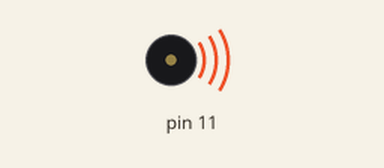
Simulated run of this sketch. Board: Arduino Uno, built with avr-gcc and run on an emulated ATmega328P. On the bench: buzzer (waves = sounding).

Above: at 0.1 s.
At 13.0 s:
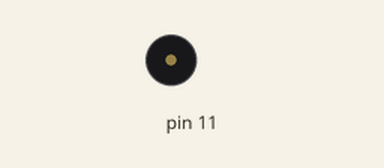
Timing chart, 0 to 14.5 s (numbered marks = the images above):
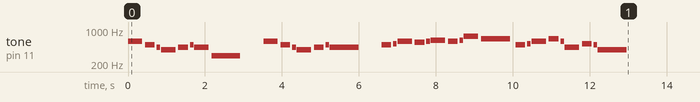

The sketch:

Hino_Gremio.ino
```cpp
#include "pitches.h"
#define NO_SOUND 0

int melodia[] =    { NOTE_D5,NOTE_B4,NOTE_A4,NOTE_G4,NOTE_A4,NOTE_B4,NOTE_A4,NOTE_D4,NO_SOUND,NOTE_D5,NOTE_B4,NOTE_A4,NOTE_G4,NOTE_A4,NOTE_B4,NOTE_A4, NO_SOUND, NOTE_B4, NOTE_C5, NOTE_D5, NOTE_CS5, NOTE_D5, NOTE_DS5, NOTE_D5, NOTE_DS5, NOTE_FS5,  NOTE_E5, NOTE_B4, NOTE_C5, NOTE_D5, NOTE_E5, NOTE_D5, NOTE_A4, NOTE_C5, NOTE_B4, NOTE_G4};
int tempoNotas[] = {       4,      6,     16,      4,     6,      16,      4,      2,       4,      4,      6,     16,      4,     6,      16,      2,        4,       6,      16,       4,        6,      16,        4,       6,       16,        4,        2,       6,      16,       4,       6,      16,       4,        6,     16,      2 };
// Duração das Notas: Colcheia:8; Semínima: 4; Mínima:2; Semibreve:1


const int compasso = 1500; // Altera o compasso da música

void setup() {
  for (int Nota = 0; Nota < 36; Nota++) {//o número 80 indica quantas notas tem a nossa matriz.
    int tempo = compasso/tempoNotas[Nota]; //Tempo = compasso dividido pela indicação da matriz tempoNotas.
    tone(11, melodia[Nota],tempo); //Toca a nota indicada pela matriz melodia durante o tempo.
    // Para distinguir as notas adicionamos um tempo entre elas (tempo da nota + 20%).
    delay(tempo*1.2);
  }
}
void loop(){
  //Não é necessária a repetição pois a mesma será feita pelo botão Reset.
}
```

pitches.h
```cpp
/*************************************************
 * Public Constants
 *************************************************/
#define NOTE_B0  31
#define NOTE_C1  33
#define NOTE_CS1 35
#define NOTE_D1  37
#define NOTE_DS1 39
#define NOTE_E1  41
#define NOTE_F1  44
#define NOTE_FS1 46
#define NOTE_G1  49
#define NOTE_GS1 52
#define NOTE_A1  55
#define NOTE_AS1 58
#define NOTE_B1  62
#define NOTE_C2  65
#define NOTE_CS2 69
#define NOTE_D2  73
#define NOTE_DS2 78
#define NOTE_E2  82
#define NOTE_F2  87
#define NOTE_FS2 93
#define NOTE_G2  98
#define NOTE_GS2 104
#define NOTE_A2  110
#define NOTE_AS2 117
#define NOTE_B2  123
#define NOTE_C3  131
#define NOTE_CS3 139
#define NOTE_D3  147
#define NOTE_DS3 156
#define NOTE_E3  165
#define NOTE_F3  175
#define NOTE_FS3 185
#define NOTE_G3  196
#define NOTE_GS3 208
#define NOTE_A3  220
#define NOTE_AS3 233
#define NOTE_B3  247
#define NOTE_C4  262
#define NOTE_CS4 277
#define NOTE_D4  294
#define NOTE_DS4 311
#define NOTE_E4  330
#define NOTE_F4  349
#define NOTE_FS4 370
#define NOTE_G4  392
#define NOTE_GS4 415
#define NOTE_A4  440
#define NOTE_AS4 466
#define NOTE_B4  494
#define NOTE_C5  523
#define NOTE_CS5 554
#define NOTE_D5  587
#define NOTE_DS5 622
#define NOTE_E5  659
#define NOTE_F5  698
#define NOTE_FS5 740
#define NOTE_G5  784
#define NOTE_GS5 831
#define NOTE_A5  880
#define NOTE_AS5 932
#define NOTE_B5  988
#define NOTE_C6  1047
#define NOTE_CS6 1109
#define NOTE_D6  1175
#define NOTE_DS6 1245
#define NOTE_E6  1319
#define NOTE_F6  1397
#define NOTE_FS6 1480
#define NOTE_G6  1568
#define NOTE_GS6 1661
#define NOTE_A6  1760
#define NOTE_AS6 1865
#define NOTE_B6  1976
#define NOTE_C7  2093
#define NOTE_CS7 2217
#define NOTE_D7  2349
#define NOTE_DS7 2489
#define NOTE_E7  2637
#define NOTE_F7  2794
#define NOTE_FS7 2960
#define NOTE_G7  3136
#define NOTE_GS7 3322
#define NOTE_A7  3520
#define NOTE_AS7 3729
#define NOTE_B7  3951
#define NOTE_C8  4186
#define NOTE_CS8 4435
#define NOTE_D8  4699
#define NOTE_DS8 4978
```
